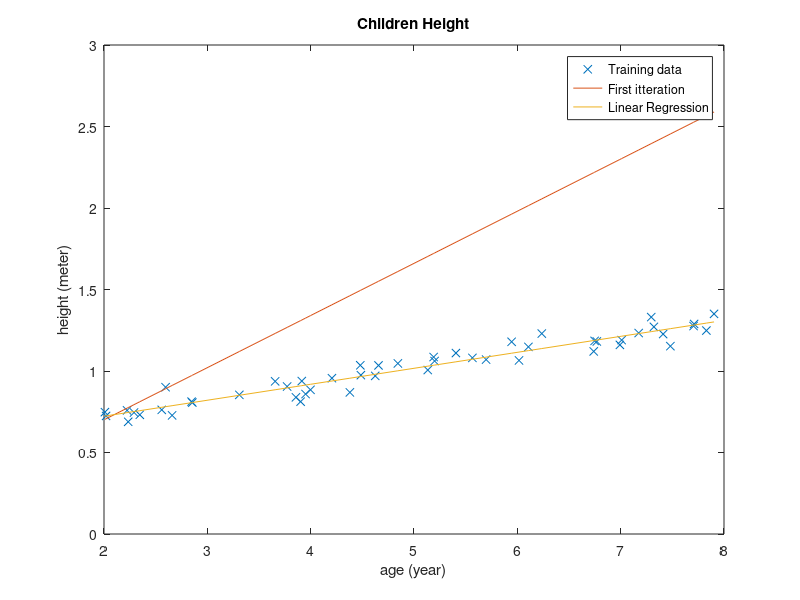

Write the MATLAB code that produced this figure.
clc;clear;close all;
%% Fetch the generated data
age =load('Ages.dat'); % random sorted ages between 2 and 8
height =load('Heights.dat'); % random heights between 0.7 m and 1.3 m
n = size(age,1);
plot(age,height,'x')
title('Children Height')
xlabel('age (year)') 
ylabel('height (meter)')
hold on
%% Make an Intercept points ()
IP = ones(n,1); % otherwhise you force the line to run trough the origin
age = [IP age];
%% Implement Gradient Descent
alfa = 0.06; % Learning rate adjust with different data sets
alltheta = [0,0];
h = age*alltheta(1,:)';
alltheta(2,1) = alltheta(1,1) - alfa/n*sum((h-height).*age(:,1));
alltheta(2,2) = alltheta(1,2) - alfa/n*sum((h-height).*age(:,2));
plot(age(:,2), age*alltheta(2,:)', '-')
%% Iterate to get a better theta
maxir = 1500;
% start from the third itteration, you already have it 1 
for it = 2:maxir+2
    alltheta(it,1) = alltheta(it-1,1) - alfa/n*sum((h-height).*age(:,1));
    alltheta(it,2) = alltheta(it-1,2) - alfa/n*sum((h-height).*age(:,2));
    h = age*alltheta(it,:)';
    if((abs(alltheta(it-1,1)-alltheta(it,1)) < 0.0000001) && ...
        (abs(alltheta(it-1,2)-alltheta(it,2))) < 0.0000001)
        break;
    end
    %plot(age(:,2), age*alltheta(it,:)', '-')% To see gradual progress 
end
it
theta = alltheta(it,:)
plot(age(:,2), age*theta', '-')
legend( 'Training data','First itteration','Linear Regression')
ylim([0,3])

%% Predictions for a 3,5 y/o and a 7y/o
child3y50 = 3.5 * theta(2) + theta(1)
child7y00 = 7 * theta(2) + theta(1)
